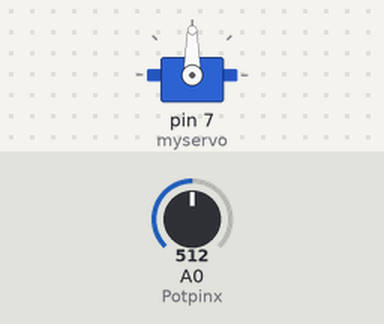
Simulated run of this sketch. Board: Arduino Uno, built with avr-gcc and run on an emulated ATmega328P. Shown: servo. The test bench sets the inputs (shaded band); at power-on: A0 (Potpinx) = 512.

Above: at 1.2 s.
1.3 s: A0 (Potpinx) set to 716
At 2.4 s:
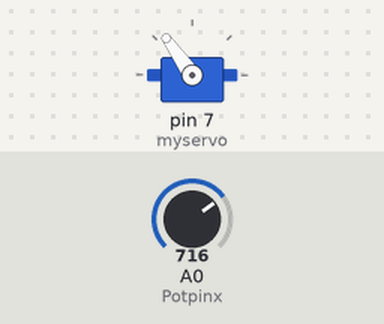
2.8 s: A0 (Potpinx) set to 900
At 3.2 s:
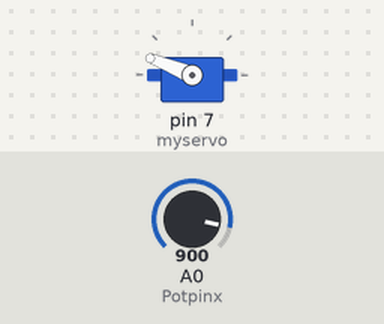
4.3 s: A0 (Potpinx) set to 1023
At 4.7 s:
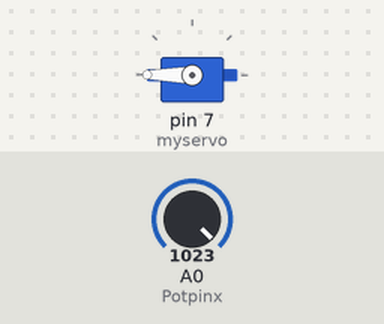
5.8 s: A0 (Potpinx) set to 306
At 6.7 s:
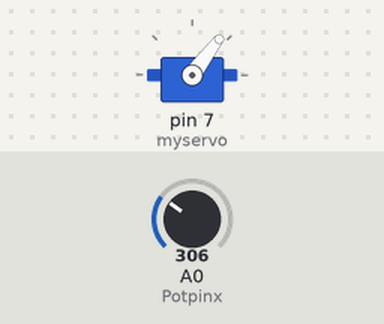
7.3 s: A0 (Potpinx) set to 122
At 8.1 s:
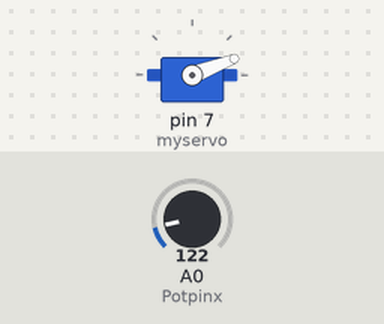
Timing chart, 0 to 9.8 s (numbered marks = the images above; inputs shaded):
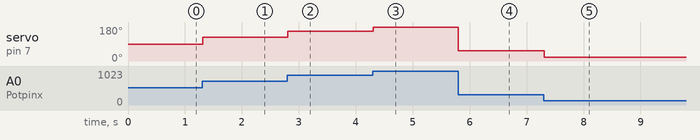

Measured:
- after the input at 1.3 s, servo on pin 7 (myservo): 90° → 125° at once
- after the input at 2.8 s, servo on pin 7 (myservo): 125° → 158° at once
- after the input at 4.3 s, servo on pin 7 (myservo): 158° → 180° at once
- after the input at 5.8 s, servo on pin 7 (myservo): 180° → 53° at once
- after the input at 7.3 s, servo on pin 7 (myservo): 53° → 21° at once

The sketch:

Servo_motor_+_joystick_Kevin_Sarmiento_Tapia_2291323.ino
```cpp
/*
 Servo motor + joystick

 The program's goal is controlling the position of the servo motor using a joystick.

 The theme is the use of "map" to scale the values from the joystick to the angles of the position of the servo motor.
*/
#include <Servo.h> // includes the library Servo motor to program the servo motor.

Servo myservo; // create servo object to control a servo

int Potpinx = A0; // x pin of joystick connected to analog pin

void setup() { // this program runs once
  myservo.attach(7); // sets the pin of the servo to pin 7
}

void loop() { // this program runs forever
  int val = analogRead(Potpinx); // analog pin stores the value of Potpinx in a variable called "val"
  val = map(val, 0, 1023, 0, 180); //  converts the values of "val" from 0-1023 to 0-180 to change the position of the servo based on the position of the joystick
  myservo.write(val); // sets the postion of the servo based on the value of val.
  delay(15); // waits for the servo to get to its position
}
```
